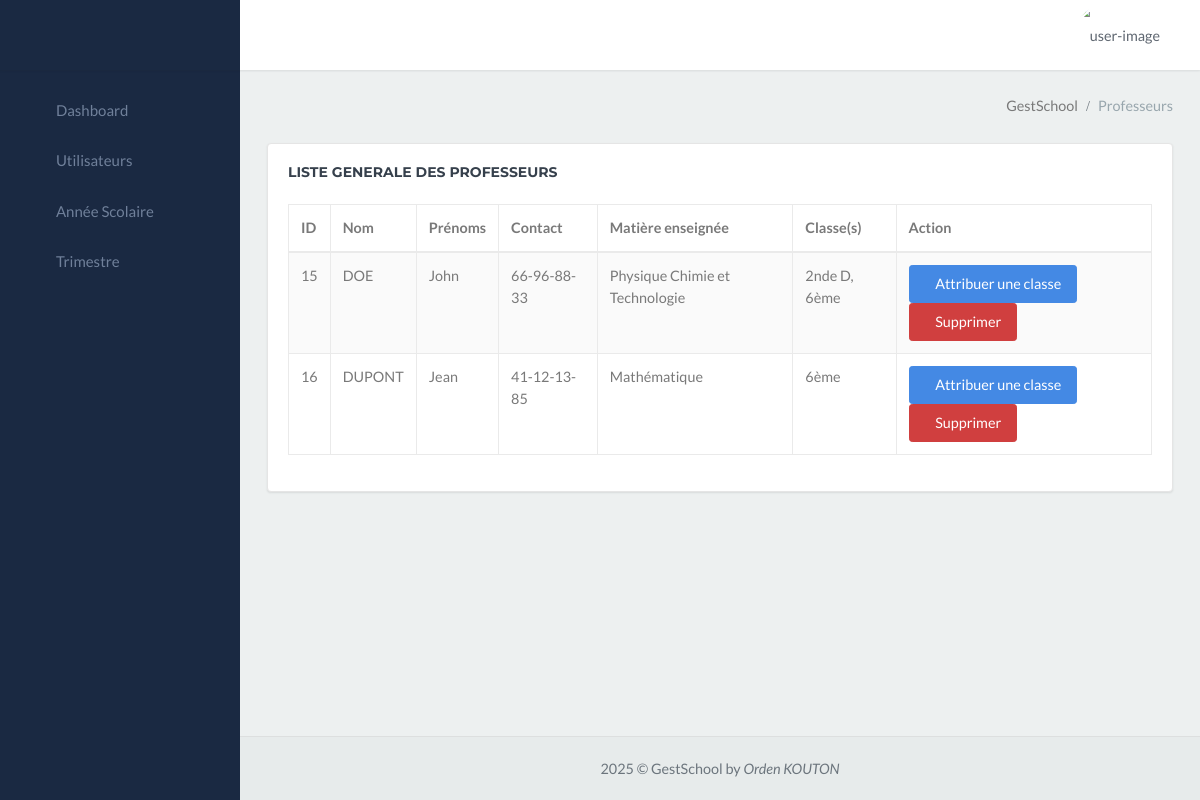
/gestschool_app/professeur/, run on an earlier commit of the app's database.
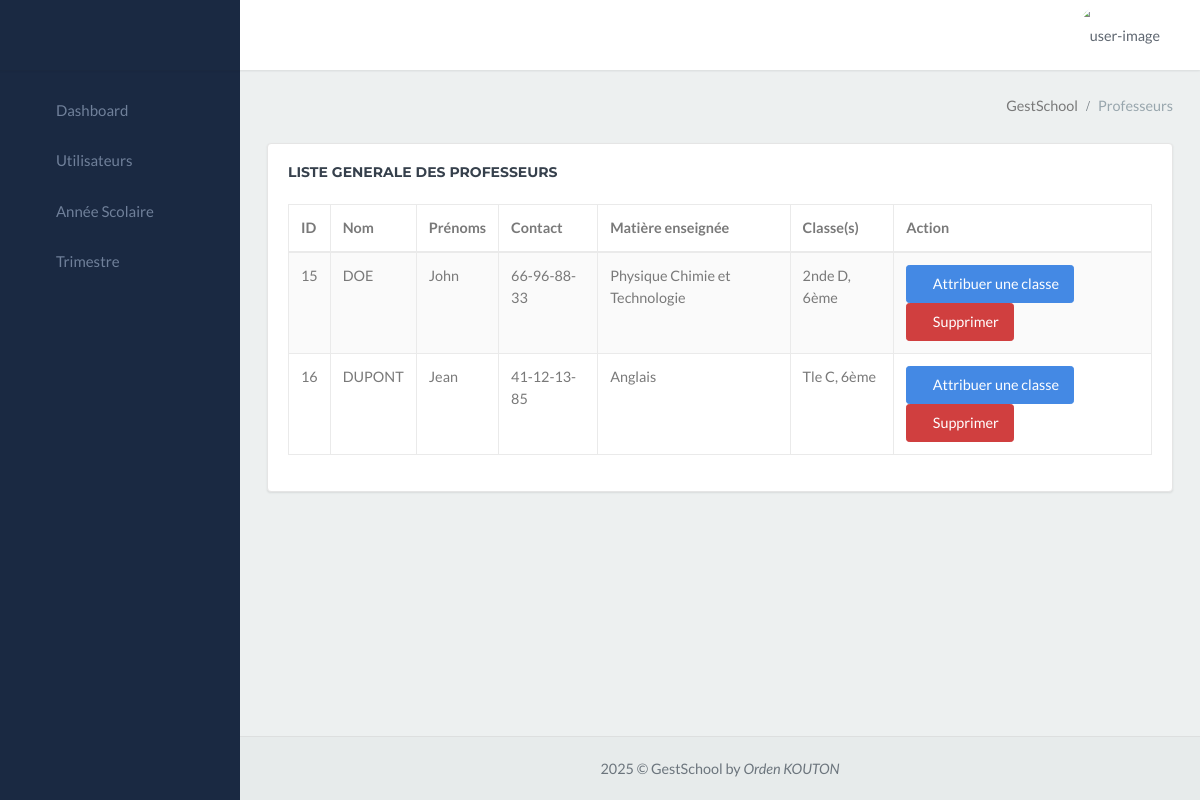
And on a later commit of the database.
### gestschool_app/models.py (models this page shows)
class Professeur(models.Model):
    user = models.OneToOneField(settings.AUTH_USER_MODEL, on_delete=models.CASCADE, null=True, blank=True)
    nom = models.CharField(max_length=80)
    prenom = models.CharField(max_length=100)
    role = models.CharField(max_length=100)
    contact = models.CharField(max_length=100)
    email = models.CharField(max_length=100)
    matiere = models.ForeignKey(Matiere, on_delete=models.CASCADE)
    annee_scolaire = models.ForeignKey(AnneeScolaire, on_delete=models.SET_NULL, null=True, blank=True)

class Matiere(models.Model):
    nom = models.CharField(max_length=80)
    sigle = models.CharField(max_length=50)

class Classe_exist(models.Model):
    fusion = models.CharField(max_length=80)

### gestschool_app/views.py (the view)
# urls.py: path('professeur/', views.professeur, name='professeur'),
def professeur(request):
    annee_active = AnneeScolaire.objects.filter(active=True).first()
    classes = Classe_exist.objects.all()
    professeurs = Professeur.objects.filter(Q(role='Professeur') & Q(annee_scolaire_id=annee_active))
    for professeur in professeurs:
        classes_attribuees = Professeur_Classe.objects.filter(professeur=professeur)
        professeur.classes_attribuees = [pc.classe.fusion for pc in classes_attribuees]
    return render(request, 'professeur.html', {'professeurs': professeurs, 'classes': classes})

### gestschool_app/templates/professeur.html (shortened to what this page needs)
{% extends "menu.html" %}
{% block content %}
<div class="content-page">
    <div class="content">
        <div class="container-fluid">
            <div class="row">
                <div class="col-12">
                    <div class="page-title-box">
                        <div class="page-title-right">
                            <ol class="breadcrumb p-0 m-0">
                                <li class="breadcrumb-item active">GestSchool</li>
                                <li class="breadcrumb-item"><a>Professeurs</a></li>
                            </ol>
                        </div>
                        <div class="clearfix"></div>
                    </div>
                </div>
            </div>
            <div class="row">
                <div class="col-12">
                    <div class="card">
                        <div class="card-body table-responsive">
                            <h4 class="m-t-0 header-title mb-4"><b>LISTE GENERALE DES PROFESSEURS</b></h4>
                            <table id="datatable-buttons"
                                class="table table-striped table-bordered dt-responsive nowrap"
                                style="border-collapse: collapse; border-spacing: 0; width: 100%;">
                                <thead>
                                    <tr>
                                        <th>ID</th>
                                        <th>Nom</th>
                                        <th>Prénoms</th>
                                        <th>Contact</th>
                                        <th>Matière enseignée</th>
                                        <th>Classe(s)</th>
                                        <th>Action</th>
                                    </tr>
                                </thead>
                                <tbody>
                                    {% for professeur in professeurs %}
                                    <tr>
                                        <td>{{ professeur.id }}</td>
                                        <td>{{ professeur.nom }}</td>
                                        <td>{{ professeur.prenom }}</td>
                                        <td>{{ professeur.contact }}</td>
                                        <td>{{ professeur.matiere.nom }}</td>
                                        <td>
                                            {% for classe in professeur.classes_attribuees %}
                                                {{ classe }}{% if not forloop.last %}, {% endif %}
                                            {% empty %}
                                                Aucune classe attribuée
                                            {% endfor %}
                                        </td>
                                        <td>
                                            <button class="btn btn-success" data-toggle="modal" data-target="#editModal{{ professeur.id }}">
                                               <i class="ion ion-ios-color-wand"></i>Attribuer une classe
                                            </button>
                                            <button class="btn btn-danger" data-toggle="modal" data-target="#deleteModal{{ professeur.id }}">
                                                <i class="ion ion-ios-trash"></i>Supprimer
                                            </button>
                                        </td>
                                    </tr>
                                    {% endfor %}
                                </tbody>
                            </table>
                        </div>
                    </div>
                </div>
            </div>
        </div>
    </div>
</div>
{% endblock %}

What changed in the data, as far as the page shows it:
changed Professeur "DUPONT": matiere.nom "Mathématique" → "Anglais"
added Classe_exist: classes_attribuees "Tle C"
